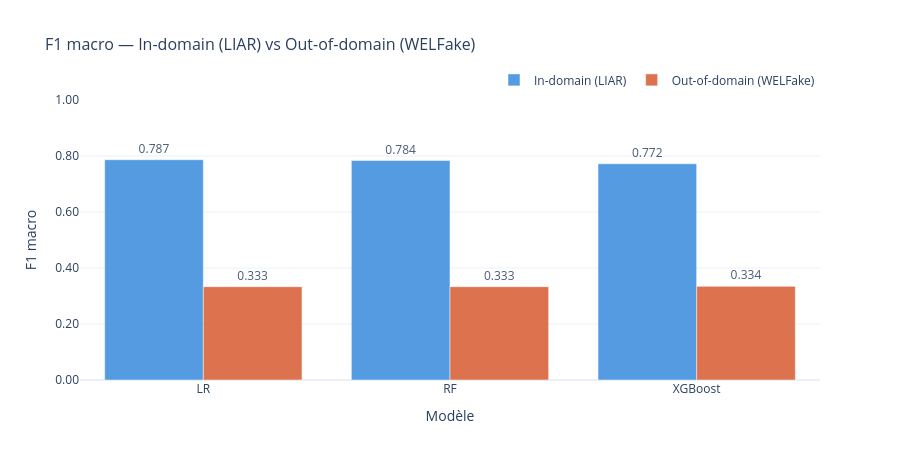

This figure's notebook cell:
### Markdown cell above
## 9. Visualisations interactives (Plotly)

### Code cell
# --- Graphique 1 : F1 macro In vs Out par modèle ---
fig1 = go.Figure()
fig1.add_trace(go.Bar(
    name="In-domain (LIAR)", x=MODELS,
    y=[df_in[df_in['model']==m]['f1_macro'].values[0] for m in MODELS],
    marker_color="#378ADD", opacity=0.85,
    text=[f"{df_in[df_in['model']==m]['f1_macro'].values[0]:.3f}" for m in MODELS],
    textposition="outside",
))
fig1.add_trace(go.Bar(
    name="Out-of-domain (WELFake)", x=MODELS,
    y=[df_out[df_out['model']==m]['f1_macro'].values[0] for m in MODELS],
    marker_color="#D85A30", opacity=0.85,
    text=[f"{df_out[df_out['model']==m]['f1_macro'].values[0]:.3f}" for m in MODELS],
    textposition="outside",
))
fig1.update_layout(
    title=dict(text="F1 macro — In-domain (LIAR) vs Out-of-domain (WELFake)", font=dict(size=16)),
    barmode="group",
    yaxis=dict(title="F1 macro", range=[0, 1.0], tickformat=".2f"),
    xaxis_title="Modèle",
    legend=dict(orientation="h", yanchor="bottom", y=1.02, xanchor="right", x=1),
    template="plotly_white", height=460,
)
fig1.show()

### Figure 1 — Plotly figure (JSON) as saved in the notebook; plotly's stock layout.template omitted (floating-point values rounded to 4 significant figures)
{"data": [{"marker": {"color": "#378ADD"}, "name": "In-domain (LIAR)", "opacity": 0.85, "text": ["0.787", "0.784", "0.772"], "textposition": "outside", "type": "bar", "x": ["LR", "RF", "XGBoost"], "y": [0.7867, 0.7837, 0.7723]}, {"marker": {"color": "#D85A30"}, "name": "Out-of-domain (WELFake)", "opacity": 0.85, "text": ["0.333", "0.333", "0.334"], "textposition": "outside", "type": "bar", "x": ["LR", "RF", "XGBoost"], "y": [0.3333, 0.3333, 0.3344]}], "layout": {"barmode": "group", "height": 460, "legend": {"orientation": "h", "x": 1, "xanchor": "right", "y": 1.02, "yanchor": "bottom"}, "title": {"font": {"size": 16}, "text": "F1 macro — In-domain (LIAR) vs Out-of-domain (WELFake)"}, "xaxis": {"title": {"text": "Modèle"}}, "yaxis": {"range": [0, 1], "tickformat": ".2f", "title": {"text": "F1 macro"}}}}
